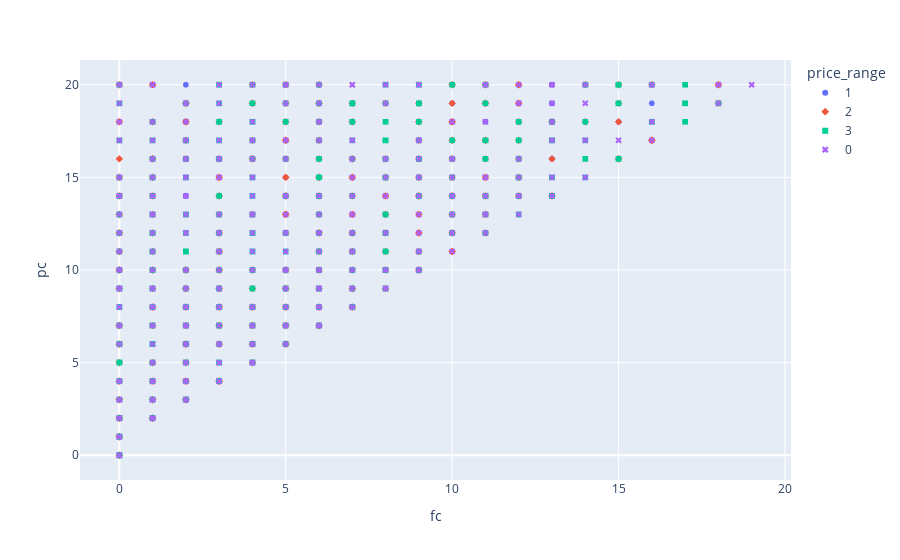

The cell this chart's notebook holds for it:
### Code cell
scatterwithHue(df,"fc","pc",df["price_range"])

### Figure 1 — Plotly figure (JSON) as saved in the notebook; plotly's stock layout.template omitted (floating-point values rounded to 4 significant figures; data arrays with more than 128 entries replaced by an {"elided": "..."} marker saying what was removed)
{"data": [{"hovertemplate": "price_range=1<br>fc=%{x}<br>pc=%{y}<extra></extra>", "legendgroup": "1", "marker": {"color": "#636efa", "symbol": "circle"}, "mode": "markers", "name": "1", "showlegend": true, "type": "scattergl", "x": {"elided": "500 int values"}, "xaxis": "x", "y": {"elided": "500 int values"}, "yaxis": "y"}, {"hovertemplate": "price_range=2<br>fc=%{x}<br>pc=%{y}<extra></extra>", "legendgroup": "2", "marker": {"color": "#EF553B", "symbol": "diamond"}, "mode": "markers", "name": "2", "showlegend": true, "type": "scattergl", "x": {"elided": "500 int values"}, "xaxis": "x", "y": {"elided": "500 int values"}, "yaxis": "y"}, {"hovertemplate": "price_range=3<br>fc=%{x}<br>pc=%{y}<extra></extra>", "legendgroup": "3", "marker": {"color": "#00cc96", "symbol": "square"}, "mode": "markers", "name": "3", "showlegend": true, "type": "scattergl", "x": {"elided": "500 int values"}, "xaxis": "x", "y": {"elided": "500 int values"}, "yaxis": "y"}, {"hovertemplate": "price_range=0<br>fc=%{x}<br>pc=%{y}<extra></extra>", "legendgroup": "0", "marker": {"color": "#ab63fa", "symbol": "x"}, "mode": "markers", "name": "0", "showlegend": true, "type": "scattergl", "x": {"elided": "500 int values"}, "xaxis": "x", "y": {"elided": "500 int values"}, "yaxis": "y"}], "layout": {"legend": {"title": {"text": "price_range"}, "tracegroupgap": 0}, "margin": {"t": 60}, "xaxis": {"anchor": "y", "domain": [0, 1], "title": {"text": "fc"}}, "yaxis": {"anchor": "x", "domain": [0, 1], "title": {"text": "pc"}}}}
